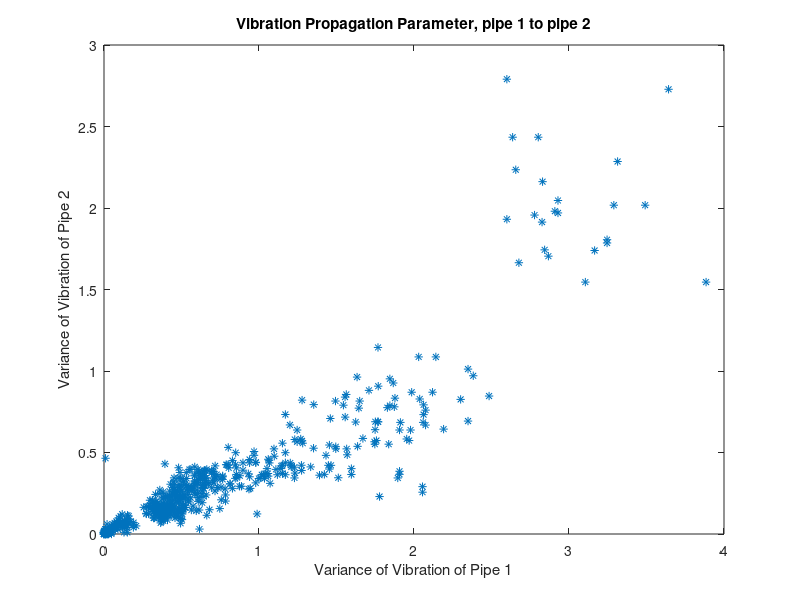
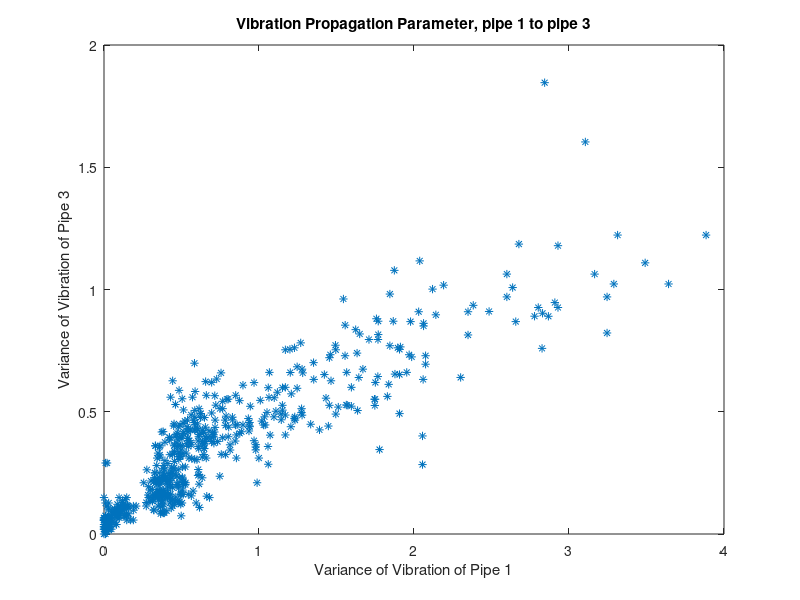
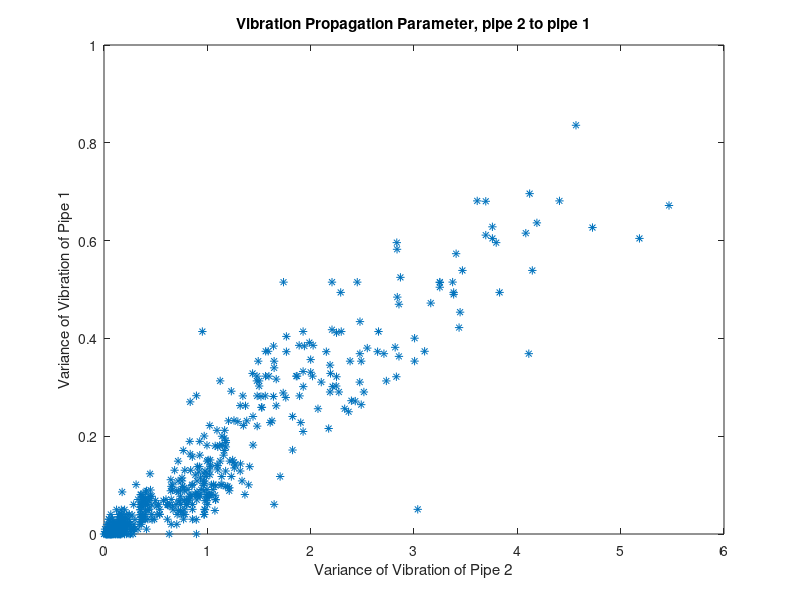
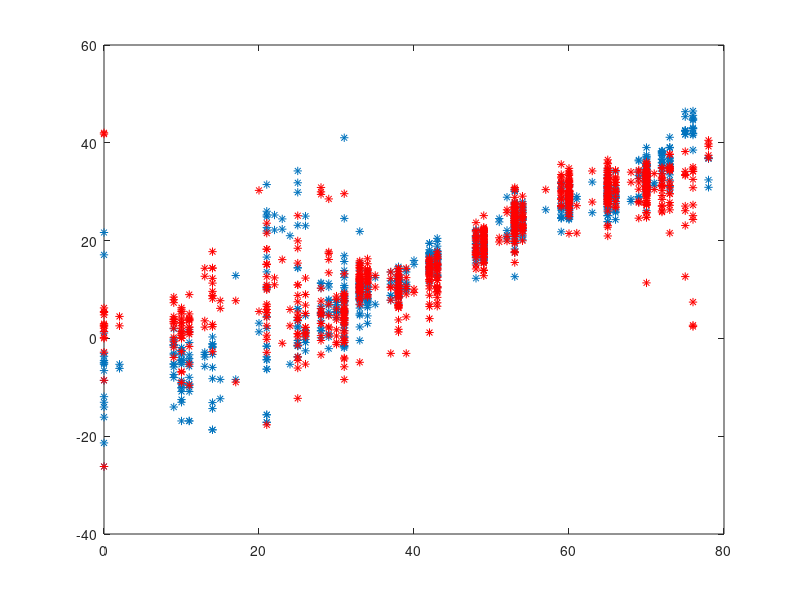

Recreate these plots in MATLAB, in order.
clear all
close all
load data_copper_on.txt
load data_pvc_on.txt

plot(data_copper_on(:,2),data_copper_on(:,3),'*')
title('Vibration Propagation Parameter, pipe 1 to pipe 2')
xlabel('Variance of Vibration of Pipe 1')
ylabel('Variance of Vibration of Pipe 2')
figure
plot(data_copper_on(:,2),data_copper_on(:,4),'*')
title('Vibration Propagation Parameter, pipe 1 to pipe 3')
xlabel('Variance of Vibration of Pipe 1')
ylabel('Variance of Vibration of Pipe 3')
figure
plot(data_pvc_on(:,3),data_pvc_on(:,2),'*')
title('Vibration Propagation Parameter, pipe 2 to pipe 1')
xlabel('Variance of Vibration of Pipe 2')
ylabel('Variance of Vibration of Pipe 1')

figure
plot(data_pvc_on(:,3),data_pvc_on(:,4),'*')
title('Vibration Propagation Parameter, pipe 2 to pipe 3')
xlabel('Variance of Vibration of Pipe 2')
ylabel('Variance of Vibration of Pipe 3')

load data_lp.txt

data_gp = data_lp
P12 = 0.52;
P21 = 0.15;
P = [1 P21 ; P12 1];

length = 832;

V = zeros(2,length);
V1out = zeros(4, length);
V2out = zeros(4, length);
for i=1:length
    V(:,i) = abs(P\[data_gp(i,2);data_gp(i,3)]);
end

for i=1:length
    %V1out(:,i) = [(abs(V(1,i)))^(1/3);(abs(V(1,i)))^(1/2);abs(V(1,i));1];
    %V2out(:,i) = [(abs(V(2,i)))^(1/3);(abs(V(2,i)))^(1/2);abs(V(2,i));1];
    V1out(:,i) = [((V(1,i)))^(1/3);((V(1,i)))^(1/2);(V(1,i));1];
    V2out(:,i) = [((V(2,i)))^(1/3);((V(2,i)))^(1/2);(V(2,i));1];

end


f = [zeros(1,4) zeros(1,4) ones(1,length)]';

Vout = [V1out ; V2out];
A= [ Vout' -eye(length);
     -Vout' -eye(length)];
b= [data_gp(:,1);-data_gp(:,1)];

X=linprog(f,A,b);

 


scale = 0:0.1:9;


for i=1:length
    F1(i) = X(1)*(abs(V(1,i)))^(1/3)+X(2)*(abs(V(1,i)))^(1/2)+X(3)*(abs(V(1,i)))+X(4);
    F2(i) = X(1)*(abs(V(2,i)))^(1/3)+X(2)*(abs(V(2,i)))^(1/2)+X(3)*(abs(V(2,i)))+X(4);
end

plot(data_gp(:,1),F1, '*')
hold on
plot(data_gp(:,1),F2, 'r*')
figure
plot(data_gp(:,1),F2+F1, 'r*')
hold on
plot(data_gp(:,1),data_gp(:,1))
